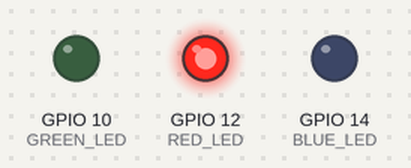
This program was run on a simulated ESP32-S3. Shown: output pins drawn as LEDs (lit = HIGH).

Above: at 0.04 s.
At 0.76 s:
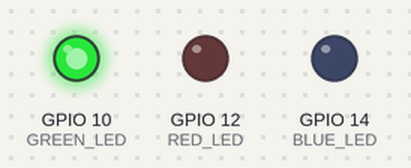
At 1.48 s:
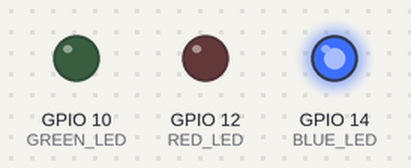
At 2.8 s:
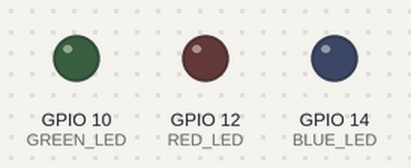
Timing chart, 0 to 3.1 s (numbered marks = the images above):
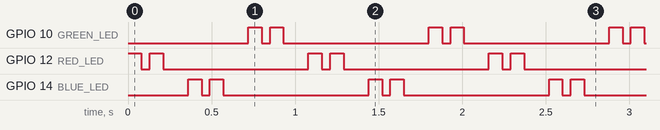

Measured:
- by itself, GPIO 10 (GREEN_LED), GPIO 12 (RED_LED), GPIO 14 (BLUE_LED): repeats every 1.1 s: LOW 0.05 s, HIGH 0.08 s, LOW 0.87 s, HIGH 0.08 s
- by itself, everything shown: repeats every 1.1 s, in 6 steps

The program:

main.cpp
```cpp
#include <Arduino.h>

// Assign pins for the LEDs
const unsigned char RED_LED = 12;
const unsigned char BLUE_LED = 14;
const unsigned char GREEN_LED = 10;

// Speed settings
const unsigned char BLINK_DELAY = 80;   // Duration of a single flash
const unsigned char PAUSE_BETWEEN = 50; // Pause between double flashes
const unsigned char SWITCH_DELAY = 150; // Pause when changing colors

void blink_LED(unsigned char pin_led, unsigned char blink_delay, unsigned char pause_between);

void setup()
{
  // Set pins to output
  pinMode(RED_LED, OUTPUT);
  pinMode(BLUE_LED, OUTPUT);
  pinMode(GREEN_LED, OUTPUT);
}

void loop()
{
  // --- RED FLASHES (2 times) ---
  blink_LED(RED_LED, BLINK_DELAY, PAUSE_BETWEEN);
  delay(SWITCH_DELAY); // Short pause before changing color
  // --- BLUE FLASHES (2 times) ---
  blink_LED(BLUE_LED, BLINK_DELAY, PAUSE_BETWEEN);
  delay(SWITCH_DELAY);
  // --- GREEN FLASHES (2 times) ---
  blink_LED(GREEN_LED, BLINK_DELAY, PAUSE_BETWEEN);
  delay(SWITCH_DELAY); // Pause before starting a new cycle
}

void blink_LED(unsigned char pin_led, unsigned char blink_delay, unsigned char pause_between)
{
  digitalWrite(pin_led, HIGH);
  delay(blink_delay);
  digitalWrite(pin_led, LOW);
  delay(pause_between);
  digitalWrite(pin_led, HIGH);
  delay(blink_delay);
  digitalWrite(pin_led, LOW);
}
```
